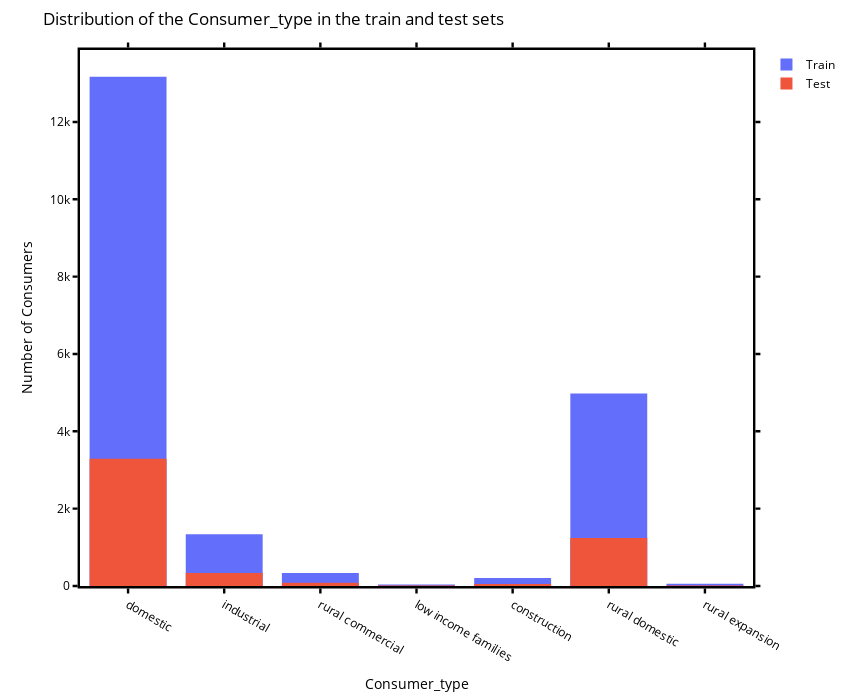

The code cell stored with this chart in its notebook:
### Markdown cell above
### Data Transformation

#### 0. Train/test split

First, we need to split the data into train and test sets. We will use the train set to train the model, and the test set to evaluate its performance. We will use a 80/20 split, which is a common practice. Also, this step should be done before any data transformation, in order to avoid data leakage, so the following steps parameters (encoding, scaling) should be trained only on the train set and then applied to the test set.

It is important to note that the split should be stratified, in order to preserve the same proportion of samples for each class in both sets (``straify=y`` parameter in the ``train_test_split`` function). 

Note: *train/test split is the easiest way to evaluate the performance of a model, but it may not be the best one. In this case, we have a time series dataset, so it would be better to use a time-based split, in order to avoid data leakage. For example, we could use the first 6 years for training and the last year for testing. Also, it may be better not to separate the data from the same consumer in the train and test sets. We have to fix this.*

#### 1. Feature encoding

##### 1.1 Cyclical features

The feature `Month` is cyclical. In order to take in account this dependance we can transform the features into two new ones, `sin` and `cos`, which will represent the circular nature of the data. This is called *cyclical encoding*.

Some drawbacks to have in mind:
- You are converting one information into two features.
- Decision trees based algorithms (Random Forest, Gradient Boosted Trees, XGBoost) build their split rules according to one feature at a time. This means that they will fail to process these two features simultaneously whereas the cos/sin values are expected to be considered as one single coordinates system.

##### 1.2 Categorical features

The features `Consumer_type` and `Installation_zone` are categorical. In order to use them in the classification task, we need to encode them. There are different methods to do this:

- One-hot encoding: creates a new column for each category, with a 1 if the sample belongs to that category, and 0 otherwise. This method is not recommended for high cardinality features (many categories), because it will create a lot of new features, which will increase the dimensionality of the dataset. In this case, we have 7 categories for `Consumer_type` and 49 for `Installation_zone`, so it is not recommended to use this method.
- Label encoding: assigns a number to each category. One disadvantage of this method is that it will assign a numerical order to the categories, which could be interpreted as a ranking. (it is not recommended to use this method).
- Frequency encoding/Target encoding: assigns a number to each category, based on the frequency of the category in the dataset. There are different methods to do this, like mean encoding, weight of evidence, etc.
- Hashing encoding: creates a new column for each category, with a 1 if the sample belongs to that category, and 0 otherwise. It is similar to one-hot encoding, but it uses a hashing function to reduce the number of features. It is useful for high cardinality features (many categories), because it will create less new features than one-hot encoding. 
- Leave one out encoding: assigns a number to each category, based on the frequency of the category in the dataset, but leaving out the current sample. It is similar to target encoding, but it is more robust to overfitting, as it applies some kind of regularization.

### Code cell
# 0. Train/Test split

test_percent = 0.2
train, test = func.split_by_id(df, test_percent=test_percent, random_state=123, plot=True)

target = 'Consumer_type'
features = ['Year', 'Month', 'Date', 'Installation_zone', 'Consumer_number', 'Consumption']

X_train = train[features]
y_train = train[target]
X_test = test[features]
y_test = test[target]

print('Train set shape: ', X_train.shape)
print('Test set shape: ', X_test.shape)

print('Train set target distribution: \n', y_train.value_counts(normalize=True), sep='', end='\n\n')
print('Test set target distribution: \n', y_test.value_counts(normalize=True), sep='', end='\n\n')

# 1. Baseline model

# Baseline model - always predict the most frequent class
y_pred = ['domestic']*len(y_test)
print('------ Baseline Model ------')
print('Accuracy score: ', accuracy_score(y_test, y_pred))
print('Precision score: ', precision_score(y_test, y_pred, average='macro', zero_division=0))
print('Recall score: ', recall_score(y_test, y_pred, average='macro'))
print('F1 score: ', f1_score(y_test, y_pred, average='macro'))

### Figure 1 — Plotly figure (JSON) as saved in the notebook; plotly's stock layout.template omitted (floating-point values rounded to 4 significant figures; data arrays with more than 128 entries replaced by an {"elided": "..."} marker saying what was removed)
{"data": [{"name": "Train", "type": "histogram", "x": {"elided": "20125 str values"}}, {"name": "Test", "type": "histogram", "x": {"elided": "5032 str values"}}], "layout": {"barmode": "overlay", "font": {"color": "black", "size": 12}, "height": 700, "margin": {"b": 10, "r": 10, "t": 50}, "plot_bgcolor": "white", "title": {"text": "Distribution of the Consumer_type in the train and test sets"}, "width": 850, "xaxis": {"linecolor": "black", "linewidth": 2.4, "mirror": "allticks", "showline": true, "showticklabels": true, "tickcolor": "black", "tickfont": {"color": "black", "size": 12}, "ticks": "outside", "tickwidth": 2.4, "title": {"text": "Consumer_type"}}, "yaxis": {"linecolor": "black", "linewidth": 2.4, "mirror": "allticks", "showline": true, "tickcolor": "black", "tickfont": {"color": "black", "size": 12}, "ticks": "outside", "tickwidth": 2.4, "title": {"text": "Number of Consumers"}}}}
